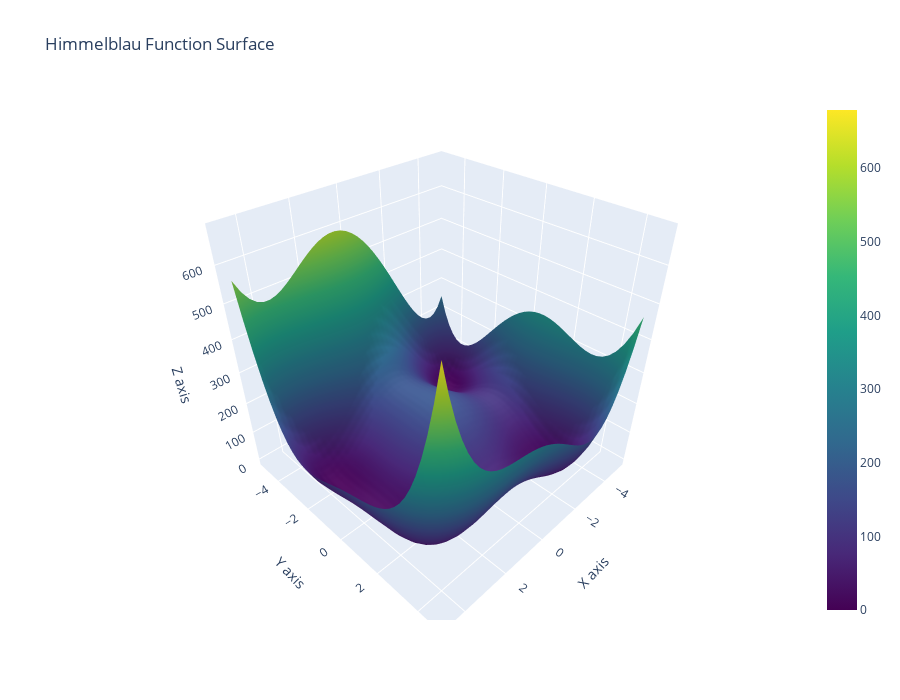

Here is the notebook cell this chart was saved with:
### Code cell
# %load solutions/3_sa.py

n = 2
kmax = 1000
# initialize randomly (2-D)
x = np.random.randn(n)

xbest = x.copy()
for k in range(kmax):
    # use a vectorized Gaussian perturbation
    x_temp = x + 0.5 * np.random.randn(n)
    T = (kmax - k) / kmax

    f_x = himmelblau_array(x)
    f_temp = himmelblau_array(x_temp)

    # accept if better or with Metropolis probability
    if (f_temp < f_x) or (np.exp(-(f_temp - f_x) / max(T, 1e-12)) > np.random.rand()):
        x = x_temp
        if himmelblau_array(x) < himmelblau_array(xbest):
            xbest = x.copy()

print("xbest =", xbest, "f(xbest) =", himmelblau_array(xbest))

# Plot using Plotly
import plotly.graph_objects as go

# prepare grid
X = np.arange(-5, 5, 0.25)
Y = np.arange(-5, 5, 0.25)
X, Y = np.meshgrid(X, Y)
Z = himmelblau_array([X, Y])

# create surface and marker for the best point
surface = go.Surface(x=X, y=Y, z=Z, colorscale='Viridis', showscale=True)
point = go.Scatter3d(x=[xbest[0]], y=[xbest[1]], z=[himmelblau_array(xbest)],
                     mode='markers',
                     marker=dict(size=6, color='red', symbol='circle', line=dict(color='black', width=1)))

fig = go.Figure(data=[surface, point])
fig.update_layout(title='Himmelblau Function Surface', width=900, height=700,
                  scene=dict(xaxis_title='X axis', yaxis_title='Y axis', zaxis_title='Z axis'))
fig.show()

### Figure 1 — Plotly figure (JSON) as saved in the notebook; plotly's stock layout.template omitted (floating-point values rounded to 4 significant figures; data arrays with more than 128 entries replaced by an {"elided": "..."} marker saying what was removed)
{"data": [{"colorscale": [[0, "#440154"], [0.1111, "#482878"], [0.2222, "#3e4989"], [0.3333, "#31688e"], [0.4444, "#26828e"], [0.5556, "#1f9e89"], [0.6667, "#35b779"], [0.7778, "#6ece58"], [0.8889, "#b5de2b"], [1, "#fde725"]], "showscale": true, "type": "surface", "x": {"elided": "40x40 float values"}, "y": {"elided": "40x40 float values"}, "z": {"elided": "40x40 float values"}}, {"marker": {"color": "red", "line": {"color": "black", "width": 1}, "size": 6, "symbol": "circle"}, "mode": "markers", "type": "scatter3d", "x": [2.975], "y": [1.987], "z": [0.03289]}], "layout": {"height": 700, "scene": {"xaxis": {"title": {"text": "X axis"}}, "yaxis": {"title": {"text": "Y axis"}}, "zaxis": {"title": {"text": "Z axis"}}}, "title": {"text": "Himmelblau Function Surface"}, "width": 900}}
